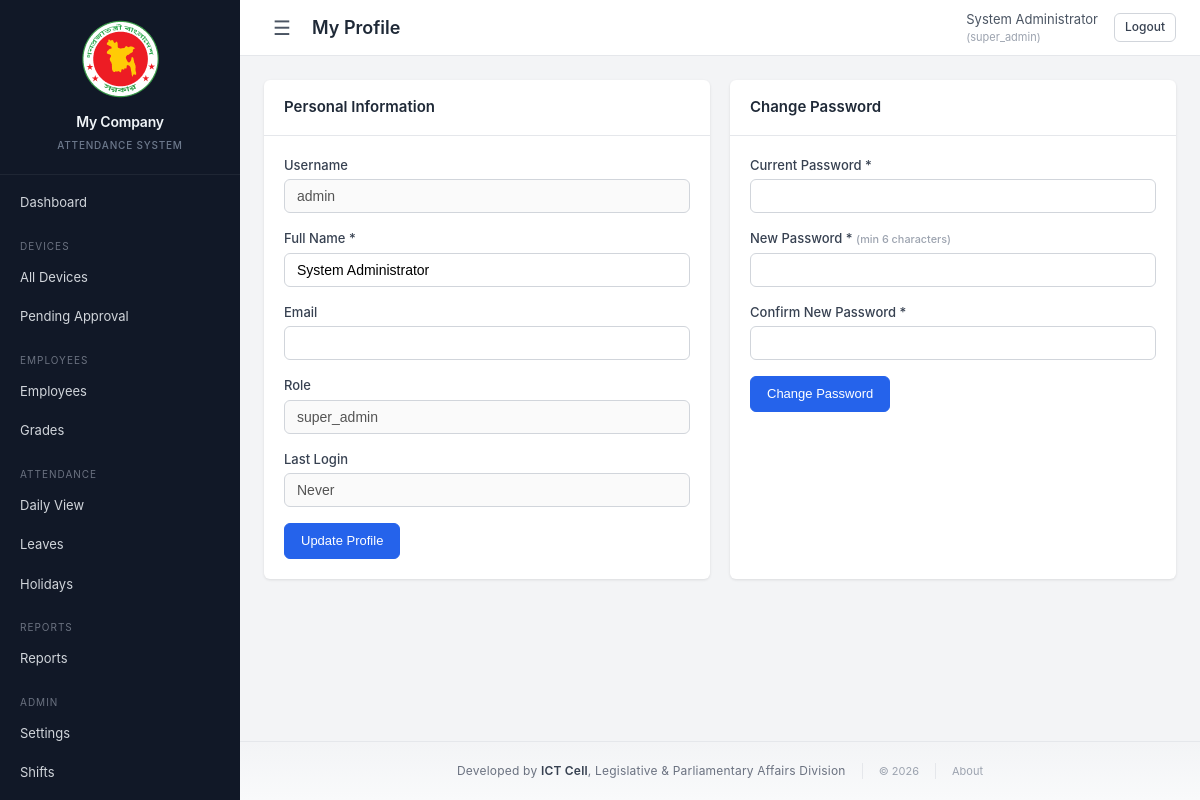
Page /php_dashboard/pages/settings/profile.php (signed in) on the committed database.
### tables this page shows
CREATE TABLE system_settings (
    id INT AUTO_INCREMENT PRIMARY KEY,
    setting_key VARCHAR(100) UNIQUE NOT NULL,
    setting_value TEXT,
    description VARCHAR(255),
    updated_at DATETIME ON UPDATE CURRENT_TIMESTAMP
);

CREATE TABLE users (
    id INT AUTO_INCREMENT PRIMARY KEY,
    username VARCHAR(50) UNIQUE NOT NULL,
    password_hash VARCHAR(255) NOT NULL,
    role ENUM('super_admin', 'admin') NOT NULL,
    name VARCHAR(100),
    email VARCHAR(100),
    status ENUM('active', 'inactive') DEFAULT 'active',
    created_at DATETIME DEFAULT CURRENT_TIMESTAMP,
    last_login DATETIME
);

### php_dashboard/config/database.php (called while the page is built, shortened)
<?php
function getDB(): PDO {
    static $pdo = null;
    if ($pdo === null) {
        try {
            $dsn = "mysql:host=" . DB_HOST . ";port=" . DB_PORT . ";dbname=" . DB_NAME . ";charset=" . DB_CHARSET;
            $pdo = new PDO($dsn, DB_USER, DB_PASS, [
                PDO::ATTR_ERRMODE => PDO::ERRMODE_EXCEPTION,
                PDO::ATTR_DEFAULT_FETCH_MODE => PDO::FETCH_ASSOC,
                PDO::ATTR_EMULATE_PREPARES => false,
            ]);
        } catch (PDOException $e) {
            die("Database connection failed: " . $e->getMessage());
        }
    }
    return $pdo;
}
function getSetting(string $key, string $default = ''): string {
    $db = getDB();
    $stmt = $db->prepare("SELECT setting_value FROM system_settings WHERE setting_key = ?");
    $stmt->execute([$key]);
    $row = $stmt->fetch();
    return $row ? $row['setting_value'] : $default;
}

### php_dashboard/includes/auth.php (called while the page is built, shortened)
<?php
require_once __DIR__ . '/../config/database.php';
function isLoggedIn(): bool {
    return isset($_SESSION['user_id']) && !empty($_SESSION['user_id']);
}
function currentUser(): ?array {
    return [
        'id' => $_SESSION['user_id'],
        'username' => $_SESSION['username'],
        'name' => $_SESSION['user_name'],
        'role' => $_SESSION['user_role'],
    ];
}
function hasRole(string $role): bool {
    return isLoggedIn() && $_SESSION['user_role'] === $role;
}
function isSuperAdmin(): bool {
    return hasRole('super_admin');
}

### php_dashboard/pages/settings/profile.php (the view, shortened to what this page needs)
<?php
require_once __DIR__ . '/../../config/database.php';
require_once __DIR__ . '/../../includes/auth.php';
$db = getDB();
$user = currentUser();
$stmt = $db->prepare("SELECT * FROM users WHERE id = ?");
$stmt->execute([$user['id']]);
$profile = $stmt->fetch();
$pageTitle = 'My Profile';
require_once __DIR__ . '/../../includes/header.php';
?>
<div class="grid-2col">
    <div class="card">
        <div class="card-header"><h3>Personal Information</h3></div>
        <div class="card-body">
            <form method="POST">
                <div class="form-group">
                    <label for="username">Username</label>
                    <input type="text" id="username" value="<?= htmlspecialchars($profile['username']) ?>" disabled>
                </div>
                <div class="form-group">
                    <label for="name">Full Name *</label>
                    <input type="text" id="name" name="name" required value="<?= htmlspecialchars($profile['name'] ?? '') ?>">
                </div>
                <div class="form-group">
                    <label for="email">Email</label>
                    <input type="email" id="email" name="email" value="<?= htmlspecialchars($profile['email'] ?? '') ?>">
                </div>
                <div class="form-group">
                    <label>Role</label>
                    <input type="text" value="<?= htmlspecialchars($profile['role']) ?>" disabled>
                </div>
                <div class="form-group">
                    <label>Last Login</label>
                    <input type="text" value="<?= $profile['last_login'] ? date('M j, Y g:i A', strtotime($profile['last_login'])) : 'Never' ?>" disabled>
                </div>
                <button type="submit" class="btn btn-primary">Update Profile</button>
            </form>
        </div>
    </div>
    <div class="card">
        <div class="card-header"><h3>Change Password</h3></div>
        <div class="card-body">
            <form method="POST">
                <div class="form-group">
                    <label for="current_password">Current Password *</label>
                    <input type="password" id="current_password" name="current_password" required>
                </div>
                <div class="form-group">
                    <label for="new_password">New Password * <small class="text-muted">(min 6 characters)</small></label>
                    <input type="password" id="new_password" name="new_password" required minlength="6">
                </div>
                <div class="form-group">
                    <label for="confirm_password">Confirm New Password *</label>
                    <input type="password" id="confirm_password" name="confirm_password" required minlength="6">
                </div>
                <button type="submit" class="btn btn-primary">Change Password</button>
            </form>
        </div>
    </div>
</div>
<?php require_once __DIR__ . '/../../includes/footer.php'; ?>

### php_dashboard/includes/header.php (shortened to what this page needs)
<?php
require_once __DIR__ . '/auth.php';
$user = currentUser();
$companyName = getSetting('company_name', 'Attendance System');
$currentPage = basename($_SERVER['PHP_SELF'], '.php');
?>
<!DOCTYPE html>
<html lang="en">
<head>
    <link rel="stylesheet" href="<?= BASE_PATH ?>/assets/css/style.css">
</head>
<body>
    <div class="app-wrapper">
        <nav class="sidebar" id="sidebar">
            <div class="sidebar-header">
                <div class="sidebar-brand">
                    <div class="sidebar-brand-icon">
                        <img src="<?= BASE_PATH ?>/assets/logo.png" alt="Logo" class="sidebar-logo">
                    </div>
                    <div class="sidebar-brand-text">
                        <h2><?= htmlspecialchars($companyName) ?></h2>
                        <small>Attendance System</small>
                    </div>
                </div>
            </div>
            <ul class="nav-menu">
                <li class="<?= $currentPage === 'dashboard' ? 'active' : '' ?>">
                    <a href="<?= BASE_PATH ?>/pages/dashboard.php">Dashboard</a>
                </li>
                <li class="nav-section">Devices</li>
                <li class="<?= $currentPage === 'list' && strpos($_SERVER['PHP_SELF'], 'devices') !== false ? 'active' : '' ?>">
                    <a href="<?= BASE_PATH ?>/pages/devices/list.php">All Devices</a>
                </li>
                <li class="<?= $currentPage === 'pending' ? 'active' : '' ?>">
                    <a href="<?= BASE_PATH ?>/pages/devices/pending.php">Pending Approval</a>
                </li>
                <li class="nav-section">Employees</li>
                <li class="<?= strpos($_SERVER['PHP_SELF'], 'employees') !== false && $currentPage !== 'grades' ? 'active' : '' ?>">
                    <a href="<?= BASE_PATH ?>/pages/employees/list.php">Employees</a>
                </li>
                <li class="<?= $currentPage === 'grades' ? 'active' : '' ?>">
                    <a href="<?= BASE_PATH ?>/pages/employees/grades.php">Grades</a>
                </li>
                <li class="nav-section">Attendance</li>
                <li class="<?= strpos($_SERVER['PHP_SELF'], 'attendance') !== false ? 'active' : '' ?>">
                    <a href="<?= BASE_PATH ?>/pages/attendance/daily.php">Daily View</a>
                </li>
                <li class="<?= strpos($_SERVER['PHP_SELF'], 'leaves') !== false ? 'active' : '' ?>">
                    <a href="<?= BASE_PATH ?>/pages/leaves/list.php">Leaves</a>
                </li>
                <li class="<?= strpos($_SERVER['PHP_SELF'], 'holidays') !== false ? 'active' : '' ?>">
                    <a href="<?= BASE_PATH ?>/pages/holidays/list.php">Holidays</a>
                </li>
                <li class="nav-section">Reports</li>
                <li class="<?= strpos($_SERVER['PHP_SELF'], 'reports') !== false ? 'active' : '' ?>">
                    <a href="<?= BASE_PATH ?>/pages/reports/employee.php">Reports</a>
                </li>
                <?php if (isSuperAdmin()): ?>
                <li class="nav-section">Admin</li>
                <li class="<?= strpos($_SERVER['PHP_SELF'], 'settings') !== false && $currentPage === 'general' ? 'active' : '' ?>">
                    <a href="<?= BASE_PATH ?>/pages/settings/general.php">Settings</a>
                </li>
                <li class="<?= strpos($_SERVER['PHP_SELF'], 'shifts') !== false && $currentPage === 'list' ? 'active' : '' ?>">
                    <a href="<?= BASE_PATH ?>/pages/shifts/list.php">Shifts</a>
                </li>
                <li class="<?= $currentPage === 'overrides' ? 'active' : '' ?>">
                    <a href="<?= BASE_PATH ?>/pages/shifts/overrides.php">Office Hours Override</a>
                </li>
                <?php endif; ?>
            </ul>
        </nav>
        <div class="main-content">
            <header class="top-bar">
                <div class="top-bar-left">
                    <button class="sidebar-toggle" id="sidebarToggle" type="button" aria-label="Toggle sidebar">&#9776;</button>
                    <h1 class="page-title"><?= htmlspecialchars($pageTitle ?? 'Dashboard') ?></h1>
                </div>
                <div class="top-bar-right">
                    <span class="user-info">
                        <?= htmlspecialchars($user['name']) ?>
                        <small>(<?= $user['role'] ?>)</small>
                    </span>
                    <a href="<?= BASE_PATH ?>/index.php?action=logout" class="btn btn-sm btn-outline">Logout</a>
                </div>
            </header>
            <div class="content-area">

### php_dashboard/assets/css/style.css (style rules this page uses)
:root { --primary: #2563eb; --primary-dark: #1d4ed8; --success: #16a34a; --danger: #dc2626; --warning: #f59e0b; --info: #0ea5e9; --gray-50: #f9fafb; --gray-100: #f3f4f6; --gray-200: #e5e7eb; --gray-300: #d1d5db; --gray-400: #9ca3af; --gray-500: #6b7280; --gray-600: #4b5563; --gray-700: #374151; --gray-800: #1f2937; --gray-900: #111827; --sidebar-width: 240px; --topbar-height: 56px; --radius: 6px; --shadow: 0 1px 3px rgba(0,0,0,.1); --shadow-md: 0 4px 6px rgba(0,0,0,.1); }
* { box-sizing: border-box; margin: 0; padding: 0; }
body { font-family: -apple-system, BlinkMacSystemFont, 'Segoe UI', Roboto, sans-serif; font-size: 14px; color: var(--gray-800); background: var(--gray-100); line-height: 1.5; }
.app-wrapper { display: flex; min-height: 100vh; }
.sidebar { width: var(--sidebar-width); background: var(--gray-900); color: #fff; position: fixed; top: 0; left: 0; bottom: 0; overflow-y: auto; z-index: 100; transition: transform .3s cubic-bezier(.4,0,.2,1); }
.main-content { margin-left: var(--sidebar-width); flex: 1; display: flex; flex-direction: column; transition: margin-left .3s cubic-bezier(.4,0,.2,1); }
.sidebar-header { padding: 20px 16px; border-bottom: 1px solid rgba(255,255,255,.06); }
.sidebar-brand { display: flex; flex-direction: column; align-items: center; gap: 8px; text-align: center; }
.sidebar-brand-icon { flex-shrink: 0; }
.sidebar-brand-text h2 { font-size: 14px; font-weight: 600; margin-bottom: 1px; color: #f1f5f9; letter-spacing: -.2px; word-wrap: break-word; }
.sidebar-brand-text small { color: rgba(148,163,184,.7); font-size: 10px; text-transform: uppercase; letter-spacing: .8px; font-weight: 500; }
.nav-menu { list-style: none; padding: 8px 0; }
.nav-menu li a { display: block; padding: 10px 20px; color: var(--gray-300); text-decoration: none; font-size: 13px; transition: background .15s; }
.nav-menu .nav-section { padding: 16px 20px 4px; font-size: 10px; text-transform: uppercase; letter-spacing: 1px; color: var(--gray-500); }
.top-bar { height: var(--topbar-height); background: #fff; border-bottom: 1px solid var(--gray-200); display: flex; align-items: center; justify-content: space-between; padding: 0 24px; position: sticky; top: 0; z-index: 50; }
.top-bar-left { display: flex; align-items: center; gap: 12px; }
.top-bar-right { display: flex; align-items: center; gap: 16px; }
.sidebar-toggle { background: none; border: none; font-size: 20px; cursor: pointer; color: var(--gray-600); width: 36px; height: 36px; display: flex; align-items: center; justify-content: center; border-radius: 8px; transition: all .15s; }
.page-title { font-size: 18px; font-weight: 600; }
.user-info { font-size: 13px; color: var(--gray-600); }
.user-info small { display: block; font-size: 11px; color: var(--gray-400); }
.content-area { padding: 24px; flex: 1; }
.card { background: #fff; border-radius: var(--radius); box-shadow: var(--shadow); margin-bottom: 20px; }
.card-header { display: flex; align-items: center; justify-content: space-between; padding: 16px 20px; border-bottom: 1px solid var(--gray-200); }
.card-header h3 { font-size: 15px; font-weight: 600; }
.card-body { padding: 20px; }
.btn { display: inline-block; padding: 8px 16px; border-radius: var(--radius); font-size: 13px; font-weight: 500; text-decoration: none; border: 1px solid transparent; cursor: pointer; transition: all .15s; line-height: 1.4; }
.btn-primary { background: var(--primary); color: #fff; border-color: var(--primary); }
.btn-outline { background: #fff; color: var(--gray-700); border-color: var(--gray-300); }
.btn-sm { padding: 5px 10px; font-size: 12px; }
.form-group { margin-bottom: 16px; }
.form-group label { display: block; font-size: 13px; font-weight: 500; color: var(--gray-700); margin-bottom: 4px; }
.form-group input, .form-group textarea, .form-group select { width: 100%; padding: 8px 12px; border: 1px solid var(--gray-300); border-radius: var(--radius); font-size: 14px; transition: border-color .15s; }
.grid-2col { display: grid; grid-template-columns: 1fr 1fr; gap: 20px; }
.text-muted { color: var(--gray-400); }

### rows in the picture
system_settings: setting_value "My Company"
users: name "System Administrator", role "super_admin", username "admin", last_login "Never"

### other values in the picture
$pageTitle "My Profile"
